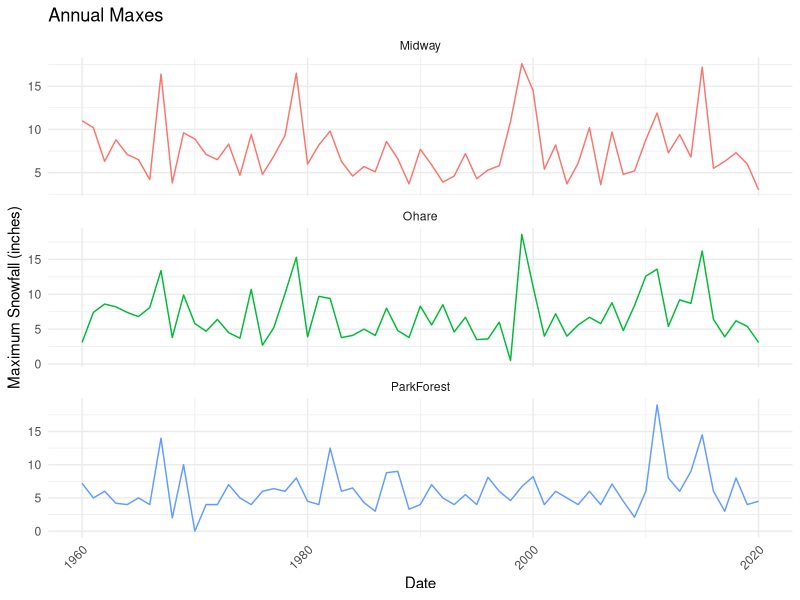
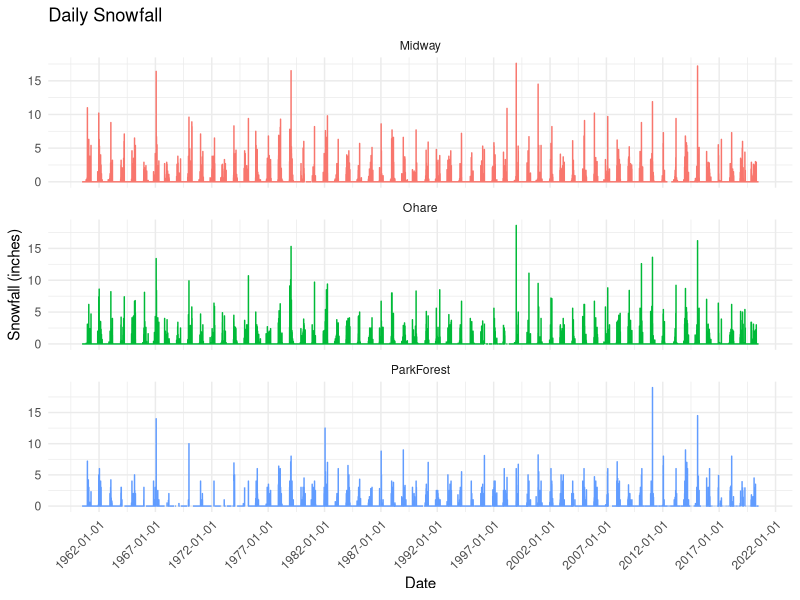

Write R code to recreate these figures, in order.
########################################################################################
##### Name: EDA.R                                                                  #####
#####  Description: Exploratory Data Analysis for Chicago Snowfall Data            #####
########################################################################################
rm(list=ls())
library(tidyverse)
library(lubridate)

snowfall_df <- read_csv("data/SnowfallCHI_v5.csv")

# Summary Statistics

snowfall_df %>% 
  group_by(station,name) %>% 
  summarise(min_date = min(date),max_date = max(date),
            num_obs = n())


snowfall_df %>% 
  group_by(station,name) %>% 
  summarise(ct = n(),snowf_missing = sum(is.na(snowf)),snowf_pct_missing = sum(is.na(snowf))/n(),
            snowdep_missing = sum(is.na(snowdep)),snowdep_pct_missing = sum(is.na(snowdep))/n()) -> missingness_df 

snowfall_df %>% 
  group_by(station,name,'year'=year(date)) %>% 
  summarise(ann_max_snowf = max(snowf,na.rm = T)) -> annual_max_snowf_df 

# Plots 
snowfall_plt <- snowfall_df %>% 
  ggplot(aes(x=date,y=snowf,color=name)) +
  geom_line() + theme_minimal() + theme(legend.position = 'none',axis.text.x = element_text(angle = 45,hjust = 1))+
  scale_x_date(date_breaks = '5 years') +xlab('Date')+ylab('Snowfall (inches)') + 
  ggtitle('Daily Snowfall')+ facet_wrap(~name,nrow = 3,scales = 'free_y')

ann_max_snowfall_plt <- annual_max_snowf_df %>% 
  ggplot(aes(x=as.numeric(year),y=ann_max_snowf,color=name)) +
  geom_line() + theme_minimal() + theme(legend.position = 'none',axis.text.x = element_text(angle = 45,hjust = 1))+
  xlab('Date')+ylab('Maximum Snowfall (inches)')+ ggtitle('Annual Maxes')+
  facet_wrap(~name,nrow = 3,scales = 'free_y')

ann_max_snowfall_plt

snowfall_plt


snowfall_df %>% 
  select(-snowdep) %>% 
  filter(snowf > 0) %>% 
  nest(data = c(date,snowf)) -> snowdays_df 

# Splits into groups of consecutive and non-consecutive days

date_split <- function(df){
  
  split(df$date, cumsum(c(TRUE, diff(df$date) != 1)))
  
}


